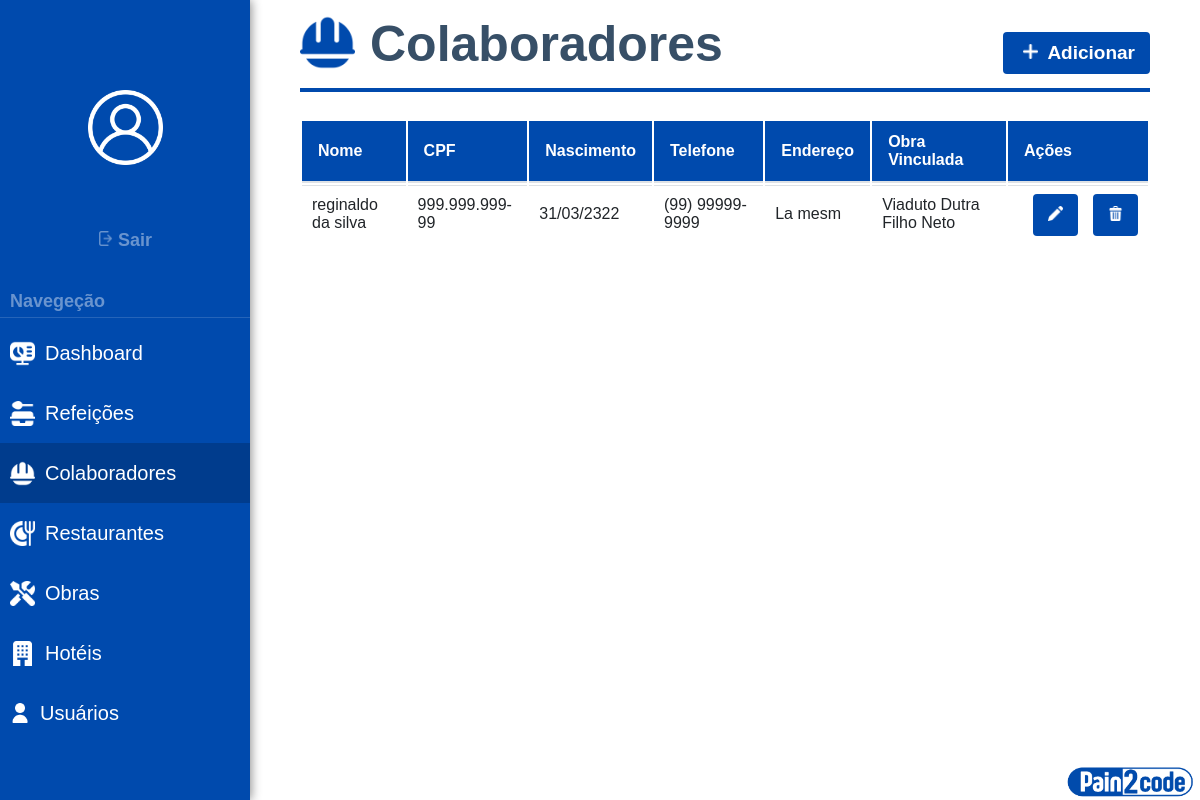
The app's page /listar-colaboradores/ (signed in), older data.
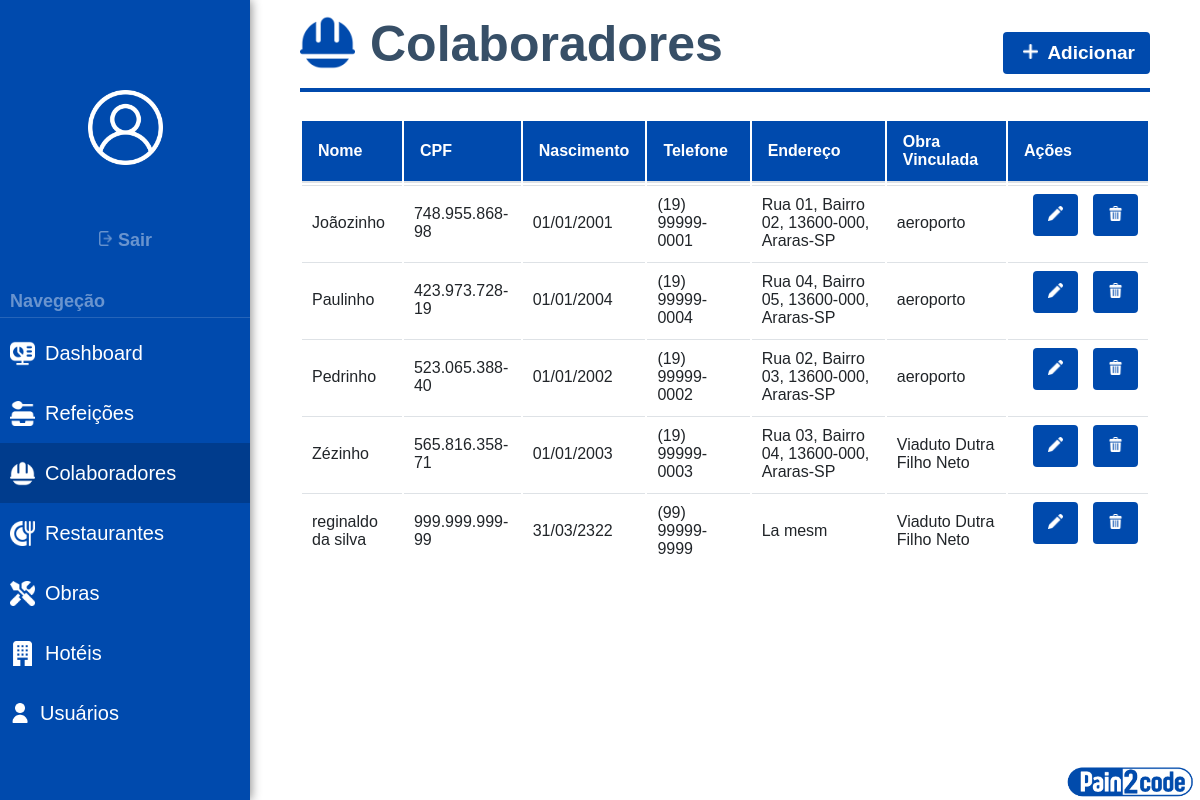
The same page, newer data.
### Sistema/models.py (models this page shows, shortened)
class Colaborador(models.Model):
    nome = models.CharField(
        max_length=100,
        verbose_name="Nome Completo"
    )
    cpf = models.CharField(
        max_length=14,
        unique=True,
        verbose_name="CPF",
        validators=[RegexValidator(
            regex=r'^\d{3}\.\d{3}\.\d{3}-\d{2}$',
            message="CPF deve estar no formato: 999.999.999-99"
        )]
    )
    data_nascimento = models.DateField(
        verbose_name="Data de Nascimento"
    )
    telefone = models.CharField(
        max_length=15,
        verbose_name="Telefone"
    )
    endereco = models.CharField(
        max_length=50,
        verbose_name="Endereço"
    )
    obra = models.ForeignKey(
        Obra,
        on_delete=models.CASCADE,
        verbose_name="Obra Vinculada",
        related_name='colaboradores'
    )
    class Meta:
        verbose_name = "Colaborador"
        verbose_name_plural = "Colaboradores"
        ordering = ['nome']
        indexes = [
            models.Index(fields=['nome']),
            models.Index(fields=['cpf']),
        ]
        permissions = [
            ('view_colaborador_report', 'Pode visualizar relatórios de colaboradores'),
        ]

class Obra(models.Model):
    STATUS_CHOICES = [
        ('PLANEJAMENTO', 'Planejamento'),
        ('ANDAMENTO', 'Em Andamento'),
        ('PARADA', 'Parada'),
        ('CONCLUIDA', 'Concluída'),
        ('CANCELADA', 'Cancelada'),
    ]
    nome = models.CharField(
        max_length=100,
        verbose_name="Nome da Obra"
    )
    empresa = models.CharField(
        max_length=100,
        verbose_name="Empresa Responsável"
    )
    endereco = models.TextField(
        verbose_name="Endereço Completo"
    )
    data_inicio = models.DateField(
        verbose_name="Data de Início"
    )
    data_prevista_termino = models.DateField(
        verbose_name="Previsão de Término",
        blank=True,
        null=True
    )
    data_real_termino = models.DateField(
        verbose_name="Data Real de Término",
        blank=True,
        null=True
    )
    status = models.CharField(
        max_length=12,
        choices=STATUS_CHOICES,
        default='PLANEJAMENTO',
        verbose_name="Status da Obra"
    )
    descricao = models.TextField(
        verbose_name="Descrição",
        blank=True
    )
    encarregado_responsavel = models.ForeignKey(
        User,
        on_delete=models.CASCADE,
        verbose_name="Encarregado Vinculado",
        null=True,
        blank=True,
        related_name='obras'
    )
    restaurante_vinculado = models.ForeignKey(
        'Restaurante',
        on_delete=models.CASCADE,
        verbose_name="Restaurante vinculado",
        null=True,
        blank=True,
    )
    hotel_vinculado = models.ForeignKey(
        'Hotel',
        on_delete=models.CASCADE,
        verbose_name="Hotel vinculado",
        null=True,
        blank=True,
    )
    class Meta:
        verbose_name = "Obra"
        verbose_name_plural = "Obras"
        ordering = ['-data_inicio']
        permissions = [
            ('view_obra_report', 'Pode visualizar relatórios de obra'),
        ]

### Sistema/views.py (the view)
# urls.py: path('listar-colaboradores/', views.lista_colaboradores, name='listar-colaboradores'),
@login_required
def lista_colaboradores(request):
    colaboradores = Colaborador.objects.all()  # Ou sua queryset personalizada
    return render(request, 'listar-colaboradores.html', {'colaboradores': colaboradores})

### Sistema/templates/listar-colaboradores.html (shortened to what this page needs)
{% load static %}
<!DOCTYPE html>
<html lang="pt-br">
<head>
  <link rel="stylesheet" href="{% static 'css/style.css' %}">
</head>
<body>
  <div class="sidebar">
     <div class="logout-container">
    <img src="{% static 'images/white version/user.png' %}" alt="error" height="75px" width="75px" style="display: flex; margin:auto; margin-bottom: 55px; margin-top: 90px;">
      <form method="POST" action="{% url 'logout' %}">
        <button type="submit" class="sair-btn">
          <img src="{% static 'images/logout.png' %}" alt="error" height="15px" width="15px">
          Sair
        </button>
      </form>
    </div>
    <label>Navegeção</label>
    <hr>
    <a href="{% url 'relatorio' %}">
      <img src="{% static 'images/white version/dash.png' %}" alt="error" height="25px" width="25px" style="margin-right: 10px;margin-left: 10px;">
      Dashboard
    </a>
     <a href="{% url 'listar_registros' %}">
      <img src="{% static 'images/white version/alim.png' %}" alt="error" height="25px" width="25px" style="margin-right: 10px;margin-left: 10px;">
      Refeições
    </a>
    <a href="{% url 'listar-colaboradores' %}" class="active">
      <img src="{% static 'images/white version/func.png' %}" alt="error" height="25px" width="25px" style="margin-right: 10px;margin-left: 10px;">
      Colaboradores
    </a>
    <a href="{% url 'listar-restaurantes' %}">
      <img src="{% static 'images/white version/rest.png' %}" alt="error" height="25px" width="25px" style="margin-right: 10px;margin-left: 10px;">
      Restaurantes
    </a>
    <a href="{% url 'listar-obras' %}">
      <img src="{% static 'images/white version/obra.png' %}" alt="error" height="25px" width="25px" style="margin-right: 10px;margin-left: 10px;">
      Obras
    </a>
    <a href="{% url 'listar-hoteis' %}">
      <img src="{% static 'images/white version/hotel.png' %}" alt="error" height="25px" width="25px" style="margin-right: 10px;margin-left: 10px;">
      Hotéis
    </a>
    <a href="{% url 'cadastrar_usuario' %}">
      <img src="{% static 'images/white version/usuario.png' %}" alt="error" height="20px" width="20px" style="margin-right: 10px;margin-left: 10px;">
      Usuários
    </a>
  </div>
  <img src="{% static 'images/paintocode.png' %}" alt="erro" style="position: fixed; bottom: 0; right: 0; width: 130px; height: 37px; margin-right: 5px;">
<div class="corpo">
    <h>
        <img src="{% static 'images/blue version/safety.png' %}" alt="Logo" height="55" width="55"
             style="margin-right: 15px;">
        Colaboradores
    </h>
    <div class="right-buttons">
        <a href="{% url 'cadastro' %}" class="blue-button">
          <img src="{% static 'images/white version/plus.png' %}" alt="error" height="15px" width="15px" style="margin-right: 5px; margin-left: 5px; margin-top: auto; margin-bottom: auto;">
          Adicionar</a>
    </div>
    <div class="table-responsive">
        <table class="table table-striped table-bordered text-center align-middle">
            <thead>
                <tr>
                    <th>Nome</th>
                    <th>CPF</th>
                    <th>Nascimento</th>
                    <th>Telefone</th>
                    <th>Endereço</th>
                    <th>Obra Vinculada</th>
                    <th>Ações</th>
                </tr>
            </thead>
            <tbody>
                {% for colaborador in colaboradores %}
                <tr>
                    <td>{{ colaborador.nome }}</td>
                    <td>{{ colaborador.cpf }}</td>
                    <td>{{ colaborador.data_nascimento|date:"d/m/Y" }}</td>
                    <td>{{ colaborador.telefone }}</td>
                    <td>{{ colaborador.endereco }}</td>
                    <td>{{ colaborador.obra.nome }}</td>
                    <td style="display: flex;margin-bottom: -20px;">
            <div style="margin-top: 8px;display: flex;">
            <a href="{% url 'editar-colaborador' colaborador.id %}" class="blue-button">
              <img src="{% static 'images/white version/pencil.png' %}" alt="Editar" height="15px" width="15px">
            </a>
            <form method="POST" action="{% url 'deletar-generico' %}">
            <button type="submit" onclick="return confirm('Deseja realmente excluir este item?')">
              <img src="{% static 'images/white version/trash.png' %}" alt="Editar" height="15px" width="15px">
            </button>
            </form>
            </div>
          </td>
                </tr>
                {% empty %}
                <tr>
                    <td colspan="7" class="empty-message">Nenhum colaborador cadastrado</td>
                </tr>
                {% endfor %}
            </tbody>
        </table>
    </div>
</div>
</body>
</html>

### static/css/style.css (style rules this page uses)
body { margin: 0; background-color: rgb(255, 255, 255); font-family: 'Gill Sans', 'Gill Sans MT', Calibri, 'Trebuchet MS', sans-serif; color: #333; }
table { margin: auto; }
table th { background-color: #004aad; color: #ffffff; font-weight: 600; padding: 12px 16px; text-align: left; border-bottom: 2px solid #dee2e6; font-size: 16px; vertical-align: middle; }
table td { padding: 10px 10px; vertical-align: middle; border-top: 1px solid #dee2e6; color: #212529; font-size: 1rem; align-items: first baseline; }
label { display: block; margin-bottom: 5px; font-weight: bold; }
hr { border: 0; height: 1px; background: #ddd; margin: 30px 0; }
button { background-color: #004aad; color: white; font-weight: bold; padding: 10px 15px; border: none; border-radius: 4px; cursor: pointer; font-size: 19px; font-family: 'Gill Sans', 'Gill Sans MT', Calibri, 'Trebuchet MS', sans-serif; margin-top: -10px; margin-bottom: 15px; margin-left: 15px; transition: background-color 0.5s ease; }
.blue-button { font-weight: bold; background-color: #004aad; color: white; padding: 10px 15px; border: none; border-radius: 4px; cursor: pointer; font-size: 19px; font-family: 'Gill Sans', 'Gill Sans MT', Calibri, 'Trebuchet MS', sans-serif; margin-top: -10px; margin-bottom: 15px; margin-left: 15px; transition: background-color 0.5s ease; text-decoration: none; }
.sidebar { width: 250px; height: 100vh; background-color: #004aad; flex-direction: column; position: fixed; box-shadow: 1px 0 10px rgba(0, 0, 0, 0.461); }
.sidebar a { font-size: 20px; color: #ffffff; display:inline-flex; align-items: center; height: 60px; width: 250px; position: static; text-align: left; transition: background-color 0.5s ease; text-decoration: none; border-color: #444444; }
.sidebar a.active { background-color: #0000002f; }
.sidebar label { font-size: 18px; color: #ffffff69; position: static; text-align: left; display: block; text-decoration: none; background: none; margin-left: 10px; }
.sidebar hr { border: 0; height: 1px; background: #ffffff25; margin: 5px 0; }
.sair-btn { font-size: 18px; color: #ffffff69; position: static; text-align: center; display: block; margin:auto; margin-bottom: -20px; text-decoration: none; background: none; }
.logout-container { text-align: center; margin-bottom: 50px; }
.corpo { margin-left: 300px; margin-right: 50px; }
.corpo h { font-size: 50px; display: flex; text-align: left; font-weight: bold; color: #374f67; border-bottom: 4px solid #004aad; padding-bottom: 15px; padding-top: 15px; }
.right-buttons { margin-top: -50px; margin-bottom: 30px; display: flex; justify-content: right; }

Row changes from the older to the newer data that the page shows:
added Colaborador: nome "Joãozinho", cpf "748.955.868-98", data_nascimento "01/01/2001", telefone "(19) 99999-0001", endereco "Rua 01, Bairro 02, 13600-000, Araras-SP", obra.nome "aeroporto"
added Colaborador: nome "Paulinho", cpf "423.973.728-19", data_nascimento "01/01/2004", telefone "(19) 99999-0004", endereco "Rua 04, Bairro 05, 13600-000, Araras-SP", obra.nome "aeroporto"
added Colaborador: nome "Pedrinho", cpf "523.065.388-40", data_nascimento "01/01/2002", telefone "(19) 99999-0002", endereco "Rua 02, Bairro 03, 13600-000, Araras-SP", obra.nome "aeroporto"
added Colaborador: nome "Zézinho", cpf "565.816.358-71", data_nascimento "01/01/2003", telefone "(19) 99999-0003", endereco "Rua 03, Bairro 04, 13600-000, Araras-SP", obra.nome "Viaduto Dutra Filho Neto"
